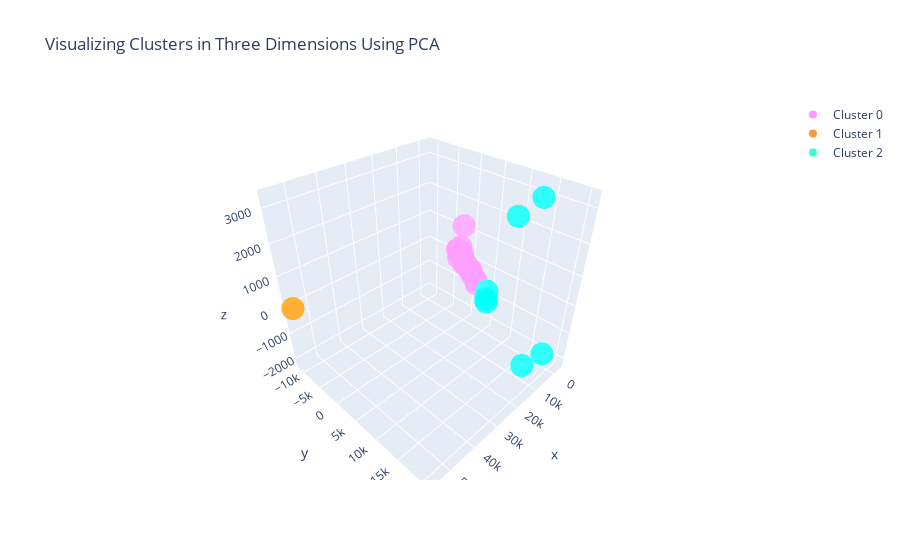

Notebook code cell kept with this figure:
### Code cell
#Instructions for building the 3-D plot

#trace1 is for 'Cluster 0'
trace1 = go.Scatter3d(
                    x = cluster0["PC1_3d"],
                    y = cluster0["PC2_3d"],
                    z = cluster0["PC3_3d"],
                    mode = "markers",
                    name = "Cluster 0",
                    marker = dict(color = 'rgba(255, 128, 255, 0.8)'),
                    text = None)

#trace2 is for 'Cluster 1'
trace2 = go.Scatter3d(
                    x = cluster1["PC1_3d"],
                    y = cluster1["PC2_3d"],
                    z = cluster1["PC3_3d"],
                    mode = "markers",
                    name = "Cluster 1",
                    marker = dict(color = 'rgba(255, 128, 2, 0.8)'),
                    text = None)
#trace3 is for 'Cluster 2'
trace3 = go.Scatter3d(
                    x = cluster2["PC1_3d"],
                    y = cluster2["PC2_3d"],
                    z = cluster2["PC3_3d"],
                    mode = "markers",
                    name = "Cluster 2",
                    marker = dict(color = 'rgba(0, 255, 200, 0.8)'),
                    text = None)

data = [trace1, trace2, trace3]

title = "Visualizing Clusters in Three Dimensions Using PCA"

layout = dict(title = title,
              xaxis= dict(title= 'PC1',ticklen= 5,zeroline= False),
              yaxis= dict(title= 'PC2',ticklen= 5,zeroline= False)
             )

fig = dict(data = data, layout = layout)

iplot(fig)

### Figure 1 — Plotly figure (JSON) as saved in the notebook; plotly's stock layout.template omitted (floating-point values rounded to 4 significant figures)
{"data": [{"marker": {"color": "rgba(255, 128, 255, 0.8)"}, "mode": "markers", "name": "Cluster 0", "type": "scatter3d", "x": [206.8, -451.7, -910.7, -1212.0, -1312.0, -1434.0, 578.5, -1802.0, -1345.0, -1778.0, -2090.0, -2270.0, -2363.0, -2365.0, -2351.0, -2455.0, -2509.0, -1679.0, -2488.0, -2546.0, -2477.0, -2612.0, -2623.0, -2561.0, -2698.0, -2760.0, -2761.0, -2814.0, -2836.0, -2871.0, -2890.0, -2934.0, -2946.0, -2988.0, -2997.0, -3018.0, -3064.0, -3074.0], "y": [2917.0, 2434.0, 1473.0, 745.6, 464.9, 252.7, -614.6, -731.7, -1110.0, -1003.0, -1298.0, -1781.0, -1953.0, -1959.0, -1977.0, -2166.0, -2300.0, -2631.0, -2365.0, -2388.0, -2476.0, -2536.0, -2570.0, -2608.0, -2740.0, -2889.0, -2895.0, -3019.0, -3072.0, -3154.0, -3198.0, -3301.0, -3333.0, -3440.0, -3452.0, -3502.0, -3611.0, -3634.0], "z": [-556.3, -481.5, -429.5, -249.1, -327.3, -244.5, 1327.0, -158.5, -182.6, -161.8, -129.0, -72.63, -45.87, -54.37, 113.6, -30.04, -15.59, -50.86, -10.21, -5.612, 0.6969, 35.88, 22.5, 323.0, 35.75, 52.49, 53.08, 66.97, 73.14, 82.46, 87.65, 99.47, 102.9, 115.0, 116.6, 142.2, 134.8, 137.5]}, {"marker": {"color": "rgba(255, 128, 2, 0.8)"}, "mode": "markers", "name": "Cluster 1", "type": "scatter3d", "x": [55910.0], "y": [-11190.0], "z": [-72.07]}, {"marker": {"color": "rgba(0, 255, 200, 0.8)"}, "mode": "markers", "name": "Cluster 2", "type": "scatter3d", "x": [7481.0, 5911.0, 5642.0, 4464.0, 1972.0, 1133.0, 983.1], "y": [20530.0, 16730.0, 15930.0, 11740.0, 6191.0, 5816.0, 5668.0], "z": [-1159.0, -2172.0, 3296.0, 2510.0, -903.1, -547.6, -869.1]}], "layout": {"title": {"text": "Visualizing Clusters in Three Dimensions Using PCA"}, "xaxis": {"ticklen": 5, "title": {"text": "PC1"}, "zeroline": false}, "yaxis": {"ticklen": 5, "title": {"text": "PC2"}, "zeroline": false}}}
